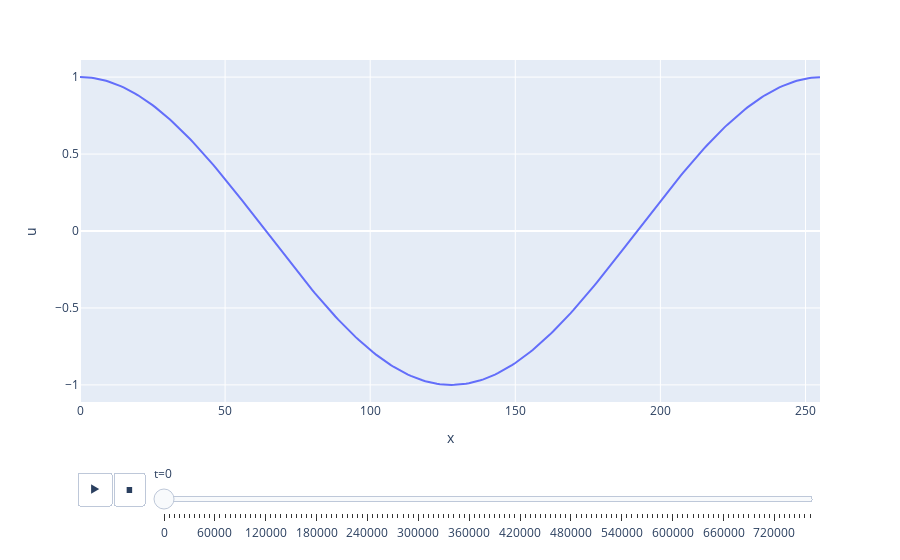

Source (notebook cell):
### Code cell
import plotly.express as px
import pandas as pd


df = pd.read_csv('output.txt')
# print(df)

fig = px.line(df,
                 x="x",
                 y="u",
            animation_frame="t"
)
fig.show()

### Figure 1 — Plotly figure (JSON) as saved in the notebook; plotly's stock layout.template omitted (floating-point values rounded to 4 significant figures; data arrays with more than 128 entries replaced by an {"elided": "..."} marker saying what was removed)
{"data": [{"hovertemplate": "t=0<br>x=%{x}<br>u=%{y}<extra></extra>", "legendgroup": "", "line": {"color": "#636efa", "dash": "solid"}, "marker": {"symbol": "circle"}, "mode": "lines", "name": "", "orientation": "v", "showlegend": false, "type": "scatter", "x": {"elided": "256 int values"}, "xaxis": "x", "y": {"elided": "256 float values"}, "yaxis": "y"}], "layout": {"autosize": true, "legend": {"tracegroupgap": 0}, "margin": {"t": 60}, "sliders": [{"active": 0, "currentvalue": {"prefix": "t="}, "len": 0.9, "pad": {"b": 10, "t": 60}, "steps": [{"args": [["0"], {"frame": {"duration": 0, "redraw": false}, "fromcurrent": true, "mode": "immediate", "transition": {"duration": 0, "easing": "linear"}}], "label": "0", "method": "animate"}, {"args": [["6000"], {"frame": {"duration": 0, "redraw": false}, "fromcurrent": true, "mode": "immediate", "transition": {"duration": 0, "easing": "linear"}}], "label": "6000", "method": "animate"}, {"args": [["12000"], {"frame": {"duration": 0, "redraw": false}, "fromcurrent": true, "mode": "immediate", "transition": {"duration": 0, "easing": "linear"}}], "label": "12000", "method": "animate"}, {"args": [["18000"], {"frame": {"duration": 0, "redraw": false}, "fromcurrent": true, "mode": "immediate", "transition": {"duration": 0, "easing": "linear"}}], "label": "18000", "method": "animate"}, {"args": [["24000"], {"frame": {"duration": 0, "redraw": false}, "fromcurrent": true, "mode": "immediate", "transition": {"duration": 0, "easing": "linear"}}], "label": "24000", "method": "animate"}, {"args": [["30000"], {"frame": {"duration": 0, "redraw": false}, "fromcurrent": true, "mode": "immediate", "transition": {"duration": 0, "easing": "linear"}}], "label": "30000", "method": "animate"}, {"args": [["36000"], {"frame": {"duration": 0, "redraw": false}, "fromcurrent": true, "mode": "immediate", "transition": {"duration": 0, "easing": "linear"}}], "label": "36000", "method": "animate"}, {"args": [["42000"], {"frame": {"duration": 0, "redraw": false}, "fromcurrent": true, "mode": "immediate", "transition": {"duration": 0, "easing": "linear"}}], "label": "42000", "method": "animate"}, {"args": [["48000"], {"frame": {"duration": 0, "redraw": false}, "fromcurrent": true, "mode": "immediate", "transition": {"duration": 0, "easing": "linear"}}], "label": "48000", "method": "animate"}, {"args": [["54000"], {"frame": {"duration": 0, "redraw": false}, "fromcurrent": true, "mode": "immediate", "transition": {"duration": 0, "easing": "linear"}}], "label": "54000", "method": "animate"}, {"args": [["60000"], {"frame": {"duration": 0, "redraw": false}, "fromcurrent": true, "mode": "immediate", "transition": {"duration": 0, "easing": "linear"}}], "label": "60000", "method": "animate"}, {"args": [["66000"], {"frame": {"duration": 0, "redraw": false}, "fromcurrent": true, "mode": "immediate", "transition": {"duration": 0, "easing": "linear"}}], "label": "66000", "method": "animate"}, {"args": [["72000"], {"frame": {"duration": 0, "redraw": false}, "fromcurrent": true, "mode": "immediate", "transition": {"duration": 0, "easing": "linear"}}], "label": "72000", "method": "animate"}, {"args": [["78000"], {"frame": {"duration": 0, "redraw": false}, "fromcurrent": true, "mode": "immediate", "transition": {"duration": 0, "easing": "linear"}}], "label": "78000", "method": "animate"}, {"args": [["84000"], {"frame": {"duration": 0, "redraw": false}, "fromcurrent": true, "mode": "immediate", "transition": {"duration": 0, "easing": "linear"}}], "label": "84000", "method": "animate"}, {"args": [["90000"], {"frame": {"duration": 0, "redraw": false}, "fromcurrent": true, "mode": "immediate", "transition": {"duration": 0, "easing": "linear"}}], "label": "90000", "method": "animate"}, {"args": [["96000"], {"frame": {"duration": 0, "redraw": false}, "fromcurrent": true, "mode": "immediate", "transition": {"duration": 0, "easing": "linear"}}], "label": "96000", "method": "animate"}, {"args": [["102000"], {"frame": {"duration": 0, "redraw": false}, "fromcurrent": true, "mode": "immediate", "transition": {"duration": 0, "easing": "linear"}}], "label": "102000", "method": "animate"}, {"args": [["108000"], {"frame": {"duration": 0, "redraw": false}, "fromcurrent": true, "mode": "immediate", "transition": {"duration": 0, "easing": "linear"}}], "label": "108000", "method": "animate"}, {"args": [["114000"], {"frame": {"duration": 0, "redraw": false}, "fromcurrent": true, "mode": "immediate", "transition": {"duration": 0, "easing": "linear"}}], "label": "114000", "method": "animate"}, {"args": [["120000"], {"frame": {"duration": 0, "redraw": false}, "fromcurrent": true, "mode": "immediate", "transition": {"duration": 0, "easing": "linear"}}], "label": "120000", "method": "animate"}, {"args": [["126000"], {"frame": {"duration": 0, "redraw": false}, "fromcurrent": true, "mode": "immediate", "transition": {"duration": 0, "easing": "linear"}}], "label": "126000", "method": "animate"}, {"args": [["132000"], {"frame": {"duration": 0, "redraw": false}, "fromcurrent": true, "mode": "immediate", "transition": {"duration": 0, "easing": "linear"}}], "label": "132000", "method": "animate"}, {"args": [["138000"], {"frame": {"duration": 0, "redraw": false}, "fromcurrent": true, "mode": "immediate", "transition": {"duration": 0, "easing": "linear"}}], "label": "138000", "method": "animate"}, {"args": [["144000"], {"frame": {"duration": 0, "redraw": false}, "fromcurrent": true, "mode": "immediate", "transition": {"duration": 0, "easing": "linear"}}], "label": "144000", "method": "animate"}, {"args": [["150000"], {"frame": {"duration": 0, "redraw": false}, "fromcurrent": true, "mode": "immediate", "transition": {"duration": 0, "easing": "linear"}}], "label": "150000", "method": "animate"}, {"args": [["156000"], {"frame": {"duration": 0, "redraw": false}, "fromcurrent": true, "mode": "immediate", "transition": {"duration": 0, "easing": "linear"}}], "label": "156000", "method": "animate"}, {"args": [["162000"], {"frame": {"duration": 0, "redraw": false}, "fromcurrent": true, "mode": "immediate", "transition": {"duration": 0, "easing": "linear"}}], "label": "162000", "method": "animate"}, {"args": [["168000"], {"frame": {"duration": 0, "redraw": false}, "fromcurrent": true, "mode": "immediate", "transition": {"duration": 0, "easing": "linear"}}], "label": "168000", "method": "animate"}, {"args": [["174000"], {"frame": {"duration": 0, "redraw": false}, "fromcurrent": true, "mode": "immediate", "transition": {"duration": 0, "easing": "linear"}}], "label": "174000", "method": "animate"}, {"args": [["180000"], {"frame": {"duration": 0, "redraw": false}, "fromcurrent": true, "mode": "immediate", "transition": {"duration": 0, "easing": "linear"}}], "label": "180000", "method": "animate"}, {"args": [["186000"], {"frame": {"duration": 0, "redraw": false}, "fromcurrent": true, "mode": "immediate", "transition": {"duration": 0, "easing": "linear"}}], "label": "186000", "method": "animate"}, {"args": [["192000"], {"frame": {"duration": 0, "redraw": false}, "fromcurrent": true, "mode": "immediate", "transition": {"duration": 0, "easing": "linear"}}], "label": "192000", "method": "animate"}, {"args": [["198000"], {"frame": {"duration": 0, "redraw": false}, "fromcurrent": true, "mode": "immediate", "transition": {"duration": 0, "easing": "linear"}}], "label": "198000", "method": "animate"}, {"args": [["204000"], {"frame": {"duration": 0, "redraw": false}, "fromcurrent": true, "mode": "immediate", "transition": {"duration": 0, "easing": "linear"}}], "label": "204000", "method": "animate"}, {"args": [["210000"], {"frame": {"duration": 0, "redraw": false}, "fromcurrent": true, "mode": "immediate", "transition": {"duration": 0, "easing": "linear"}}], "label": "210000", "method": "animate"}, {"args": [["216000"], {"frame": {"duration": 0, "redraw": false}, "fromcurrent": true, "mode": "immediate", "transition": {"duration": 0, "easing": "linear"}}], "label": "216000", "method": "animate"}, {"args": [["222000"], {"frame": {"duration": 0, "redraw": false}, "fromcurrent": true, "mode": "immediate", "transition": {"duration": 0, "easing": "linear"}}], "label": "222000", "method": "animate"}, {"args": [["228000"], {"frame": {"duration": 0, "redraw": false}, "fromcurrent": true, "mode": "immediate", "transition": {"duration": 0, "easing": "linear"}}], "label": "228000", "method": "animate"}, {"args": [["234000"], {"frame": {"duration": 0, "redraw": false}, "fromcurrent": true, "mode": "immediate", "transition": {"duration": 0, "easing": "linear"}}], "label": "234000", "method": "animate"}, {"args": [["240000"], {"frame": {"duration": 0, "redraw": false}, "fromcurrent": true, "mode": "immediate", "transition": {"duration": 0, "easing": "linear"}}], "label": "240000", "method": "animate"}, {"args": [["246000"], {"frame": {"duration": 0, "redraw": false}, "fromcurrent": true, "mode": "immediate", "transition": {"duration": 0, "easing": "linear"}}], "label": "246000", "method": "animate"}, {"args": [["252000"], {"frame": {"duration": 0, "redraw": false}, "fromcurrent": true, "mode": "immediate", "transition": {"duration": 0, "easing": "linear"}}], "label": "252000", "method": "animate"}, {"args": [["258000"], {"frame": {"duration": 0, "redraw": false}, "fromcurrent": true, "mode": "immediate", "transition": {"duration": 0, "easing": "linear"}}], "label": "258000", "method": "animate"}, {"args": [["264000"], {"frame": {"duration": 0, "redraw": false}, "fromcurrent": true, "mode": "immediate", "transition": {"duration": 0, "easing": "linear"}}], "label": "264000", "method": "animate"}, {"args": [["270000"], {"frame": {"duration": 0, "redraw": false}, "fromcurrent": true, "mode": "immediate", "transition": {"duration": 0, "easing": "linear"}}], "label": "270000", "method": "animate"}, {"args": [["276000"], {"frame": {"duration": 0, "redraw": false}, "fromcurrent": true, "mode": "immediate", "transition": {"duration": 0, "easing": "linear"}}], "label": "276000", "method": "animate"}, {"args": [["282000"], {"frame": {"duration": 0, "redraw": false}, "fromcurrent": true, "mode": "immediate", "transition": {"duration": 0, "easing": "linear"}}], "label": "282000", "method": "animate"}, {"args": [["288000"], {"frame": {"duration": 0, "redraw": false}, "fromcurrent": true, "mode": "immediate", "transition": {"duration": 0, "easing": "linear"}}], "label": "288000", "method": "animate"}, {"args": [["294000"], {"frame": {"duration": 0, "redraw": false}, "fromcurrent": true, "mode": "immediate", "transition": {"duration": 0, "easing": "linear"}}], "label": "294000", "method": "animate"}, {"args": [["300000"], {"frame": {"duration": 0, "redraw": false}, "fromcurrent": true, "mode": "immediate", "transition": {"duration": 0, "easing": "linear"}}], "label": "300000", "method": "animate"}, {"args": [["306000"], {"frame": {"duration": 0, "redraw": false}, "fromcurrent": true, "mode": "immediate", "transition": {"duration": 0, "easing": "linear"}}], "label": "306000", "method": "animate"}, {"args": [["312000"], {"frame": {"duration": 0, "redraw": false}, "fromcurrent": true, "mode": "immediate", "transition": {"duration": 0, "easing": "linear"}}], "label": "312000", "method": "animate"}, {"args": [["318000"], {"frame": {"duration": 0, "redraw": false}, "fromcurrent": true, "mode": "immediate", "transition": {"duration": 0, "easing": "linear"}}], "label": "318000", "method": "animate"}, {"args": [["324000"], {"frame": {"duration": 0, "redraw": false}, "fromcurrent": true, "mode": "immediate", "transition": {"duration": 0, "easing": "linear"}}], "label": "324000", "method": "animate"}, {"args": [["330000"], {"frame": {"duration": 0, "redraw": false}, "fromcurrent": true, "mode": "immediate", "transition": {"duration": 0, "easing": "linear"}}], "label": "330000", "method": "animate"}, {"args": [["336000"], {"frame": {"duration": 0, "redraw": false}, "fromcurrent": true, "mode": "immediate", "transition": {"duration": 0, "easing": "linear"}}], "label": "336000", "method": "animate"}, {"args": [["342000"], {"frame": {"duration": 0, "redraw": false}, "fromcurrent": true, "mode": "immediate", "transition": {"duration": 0, "easing": "linear"}}], "label": "342000", "method": "animate"}, {"args": [["348000"], {"frame": {"duration": 0, "redraw": false}, "fromcurrent": true, "mode": "immediate", "transition": {"duration": 0, "easing": "linear"}}], "label": "348000", "method": "animate"}, {"args": [["354000"], {"frame": {"duration": 0, "redraw": false}, "fromcurrent": true, "mode": "immediate", "transition": {"duration": 0, "easing": "linear"}}], "label": "354000", "method": "animate"}, {"args": [["360000"], {"frame": {"duration": 0, "redraw": false}, "fromcurrent": true, "mode": "immediate", "transition": {"duration": 0, "easing": "linear"}}], "label": "360000", "method": "animate"}, {"args": [["366000"], {"frame": {"duration": 0, "redraw": false}, "fromcurrent": true, "mode": "immediate", "transition": {"duration": 0, "easing": "linear"}}], "label": "366000", "method": "animate"}, {"args": [["372000"], {"frame": {"duration": 0, "redraw": false}, "fromcurrent": true, "mode": "immediate", "transition": {"duration": 0, "easing": "linear"}}], "label": "372000", "method": "animate"}, {"args": [["378000"], {"frame": {"duration": 0, "redraw": false}, "fromcurrent": true, "mode": "immediate", "transition": {"duration": 0, "easing": "linear"}}], "label": "378000", "method": "animate"}, {"args": [["384000"], {"frame": {"duration": 0, "redraw": false}, "fromcurrent": true, "mode": "immediate", "transition": {"duration": 0, "easing": "linear"}}], "label": "384000", "method": "animate"}, {"args": [["390000"], {"frame": {"duration": 0, "redraw": false}, "fromcurrent": true, "mode": "immediate", "transition": {"duration": 0, "easing": "linear"}}], "label": "390000", "method": "animate"}, {"args": [["396000"], {"frame": {"duration": 0, "redraw": false}, "fromcurrent": true, "mode": "immediate", "transition": {"duration": 0, "easing": "linear"}}], "label": "396000", "method": "animate"}, {"args": [["402000"], {"frame": {"duration": 0, "redraw": false}, "fromcurrent": true, "mode": "immediate", "transition": {"duration": 0, "easing": "linear"}}], "label": "402000", "method": "animate"}, {"args": [["408000"], {"frame": {"duration": 0, "redraw": false}, "fromcurrent": true, "mode": "immediate", "transition": {"duration": 0, "easing": "linear"}}], "label": "408000", "method": "animate"}, {"args": [["414000"], {"frame": {"duration": 0, "redraw": false}, "fromcurrent": true, "mode": "immediate", "transition": {"duration": 0, "easing": "linear"}}], "label": "414000", "method": "animate"}, {"args": [["420000"], {"frame": {"duration": 0, "redraw": false}, "fromcurrent": true, "mode": "immediate", "transition": {"duration": 0, "easing": "linear"}}], "label": "420000", "method": "animate"}, {"args": [["426000"], {"frame": {"duration": 0, "redraw": false}, "fromcurrent": true, "mode": "immediate", "transition": {"duration": 0, "easing": "linear"}}], "label": "426000", "method": "animate"}, {"args": [["432000"], {"frame": {"duration": 0, "redraw": false}, "fromcurrent": true, "mode": "immediate", "transition": {"duration": 0, "easing": "linear"}}], "label": "432000", "method": "animate"}, {"args": [["438000"], {"frame": {"duration": 0, "redraw": false}, "fromcurrent": true, "mode": "immediate", "transition": {"duration": 0, "easing": "linear"}}], "label": "438000", "method": "animate"}, {"args": [["444000"], {"frame": {"duration": 0, "redraw": false}, "fromcurrent": true, "mode": "immediate", "transition": {"duration": 0, "easing": "linear"}}], "label": "444000", "method": "animate"}, {"args": [["450000"], {"frame": {"duration": 0, "redraw": false}, "fromcurrent": true, "mode": "immediate", "transition": {"duration": 0, "easing": "linear"}}], "label": "450000", "method": "animate"}, {"args": [["456000"], {"frame": {"duration": 0, "redraw": false}, "fromcurrent": true, "mode": "immediate", "transition": {"duration": 0, "easing": "linear"}}], "label": "456000", "method": "animate"}, {"args": [["462000"], {"frame": {"duration": 0, "redraw": false}, "fromcurrent": true, "mode": "immediate", "transition": {"duration": 0, "easing": "linear"}}], "label": "462000", "method": "animate"}, {"args": [["468000"], {"frame": {"duration": 0, "redraw": false}, "fromcurrent": true, "mode": "immediate", "transition": {"duration": 0, "easing": "linear"}}], "label": "468000", "method": "animate"}, {"args": [["474000"], {"frame": {"duration": 0, "redraw": false}, "fromcurrent": true, "mode": "immediate", "transition": {"duration": 0, "easing": "linear"}}], "label": "474000", "method": "animate"}, {"args": [["480000"], {"frame": {"duration": 0, "redraw": false}, "fromcurrent": true, "mode": "immediate", "transition": {"duration": 0, "easing": "linear"}}], "label": "480000", "method": "animate"}, {"args": [["486000"], {"frame": {"duration": 0, "redraw": false}, "fromcurrent": true, "mode": "immediate", "transition": {"duration": 0, "easing": "linear"}}], "label": "486000", "method": "animate"}, {"args": [["492000"], {"frame": {"duration": 0, "redraw": false}, "fromcurrent": true, "mode": "immediate", "transition": {"duration": 0, "easing": "linear"}}], "label": "492000", "method": "animate"}, {"args": [["498000"], {"frame": {"duration": 0, "redraw": false}, "fromcurrent": true, "mode": "immediate", "transition": {"duration": 0, "easing": "linear"}}], "label": "498000", "method": "animate"}, {"args": [["504000"], {"frame": {"duration": 0, "redraw": false}, "fromcurrent": true, "mode": "immediate", "transition": {"duration": 0, "easing": "linear"}}], "label": "504000", "method": "animate"}, {"args": [["510000"], {"frame": {"duration": 0, "redraw": false}, "fromcurrent": true, "mode": "immediate", "transition": {"duration": 0, "easing": "linear"}}], "label": "510000", "method": "animate"}, {"args": [["516000"], {"frame": {"duration": 0, "redraw": false}, "fromcurrent": true, "mode": "immediate", "transition": {"duration": 0, "easing": "linear"}}], "label": "516000", "method": "animate"}, {"args": [["522000"], {"frame": {"duration": 0, "redraw": false}, "fromcurrent": true, "mode": "immediate", "transition": {"duration": 0, "easing": "linear"}}], "label": "522000", "method": "animate"}, {"args": [["528000"], {"frame": {"duration": 0, "redraw": false}, "fromcurrent": true, "mode": "immediate", "transition": {"duration": 0, "easing": "linear"}}], "label": "528000", "method": "animate"}, {"args": [["534000"], {"frame": {"duration": 0, "redraw": false}, "fromcurrent": true, "mode": "immediate", "transition": {"duration": 0, "easing": "linear"}}], "label": "534000", "method": "animate"}, {"args": [["540000"], {"frame": {"duration": 0, "redraw": false}, "fromcurrent": true, "mode": "immediate", "transition": {"duration": 0, "easing": "linear"}}], "label": "540000", "method": "animate"}, {"args": [["546000"], {"frame": {"duration": 0, "redraw": false}, "fromcurrent": true, "mode": "immediate", "transition": {"duration": 0, "easing": "linear"}}], "label": "546000", "method": "animate"}, {"args": [["552000"], {"frame": {"duration": 0, "redraw": false}, "fromcurrent": true, "mode": "immediate", "transition": {"duration": 0, "easing": "linear"}}], "label": "552000", "method": "animate"}, {"args": [["558000"], {"frame": {"duration": 0, "redraw": false}, "fromcurrent": true, "mode": "immediate", "transition": {"duration": 0, "easing": "linear"}}], "label": "558000", "method": "animate"}, {"args": [["564000"], {"frame": {"duration": 0, "redraw": false}, "fromcurrent": true, "mode": "immediate", "transition": {"duration": 0, "easing": "linear"}}], "label": "564000", "method": "animate"}, {"args": [["570000"], {"frame": {"duration": 0, "redraw": false}, "fromcurrent": true, "mode": "immediate", "transition": {"duration": 0, "easing": "linear"}}], "label": "570000", "method": "animate"}, {"args": [["576000"], {"frame": {"duration": 0, "redraw": false}, "fromcurrent": true, "mode": "immediate", "transition": {"duration": 0, "easing": "linear"}}], "label": "576000", "method": "animate"}, {"args": [["582000"], {"frame": {"duration": 0, "redraw": false}, "fromcurrent": true, "mode": "immediate", "transition": {"duration": 0, "easing": "linear"}}], "label": "582000", "method": "animate"}, {"args": [["588000"], {"frame": {"duration": 0, "redraw": false}, "fromcurrent": true, "mode": "immediate", "transition": {"duration": 0, "easing": "linear"}}], "label": "588000", "method": "animate"}, {"args": [["594000"], {"frame": {"duration": 0, "redraw": false}, "fromcurrent": true, "mode": "immediate", "transition": {"duration": 0, "easing": "linear"}}], "label": "594000", "method": "animate"}, {"args": [["600000"], {"frame": {"duration": 0, "redraw": false}, "fromcurrent": true, "mode": "immediate", "transition": {"duration": 0, "easing": "linear"}}], "label": "600000", "method": "animate"}, {"args": [["606000"], {"frame": {"duration": 0, "redraw": false}, "fromcurrent": true, "mode": "immediate", "transition": {"duration": 0, "easing": "linear"}}], "label": "606000", "method": "animate"}, {"args": [["612000"], {"frame": {"duration": 0, "redraw": false}, "fromcurrent": true, "mode": "immediate", "transition": {"duration": 0, "easing": "linear"}}], "label": "612000", "method": "animate"}, {"args": [["618000"], {"frame": {"duration": 0, "redraw": false}, "fromcurrent": true, "mode": "immediate", "transition": {"duration": 0, "easing": "linear"}}], "label": "618000", "method": "animate"}, {"args": [["624000"], {"frame": {"duration": 0, "redraw": false}, "fromcurrent": true, "mode": "immediate", "transition": {"duration": 0, "easing": "linear"}}], "label": "624000", "method": "animate"}, {"args": [["630000"], {"frame": {"duration": 0, "redraw": false}, "fromcurrent": true, "mode": "immediate", "transition": {"duration": 0, "easing": "linear"}}], "label": "630000", "method": "animate"}, {"args": [["636000"], {"frame": {"duration": 0, "redraw": false}, "fromcurrent": true, "mode": "immediate", "transition": {"duration": 0, "easing": "linear"}}], "label": "636000", "method": "animate"}, {"args": [["642000"], {"frame": {"duration": 0, "redraw": false}, "fromcurrent": true, "mode": "immediate", "transition": {"duration": 0, "easing": "linear"}}], "label": "642000", "method": "animate"}, {"args": [["648000"], {"frame": {"duration": 0, "redraw": false}, "fromcurrent": true, "mode": "immediate", "transition": {"duration": 0, "easing": "linear"}}], "label": "648000", "method": "animate"}, {"args": [["654000"], {"frame": {"duration": 0, "redraw": false}, "fromcurrent": true, "mode": "immediate", "transition": {"duration": 0, "easing": "linear"}}], "label": "654000", "method": "animate"}, {"args": [["660000"], {"frame": {"duration": 0, "redraw": false}, "fromcurrent": true, "mode": "immediate", "transition": {"duration": 0, "easing": "linear"}}], "label": "660000", "method": "animate"}, {"args": [["666000"], {"frame": {"duration": 0, "redraw": false}, "fromcurrent": true, "mode": "immediate", "transition": {"duration": 0, "easing": "linear"}}], "label": "666000", "method": "animate"}, {"args": [["672000"], {"frame": {"duration": 0, "redraw": false}, "fromcurrent": true, "mode": "immediate", "transition": {"duration": 0, "easing": "linear"}}], "label": "672000", "method": "animate"}, {"args": [["678000"], {"frame": {"duration": 0, "redraw": false}, "fromcurrent": true, "mode": "immediate", "transition": {"duration": 0, "easing": "linear"}}], "label": "678000", "method": "animate"}, {"args": [["684000"], {"frame": {"duration": 0, "redraw": false}, "fromcurrent": true, "mode": "immediate", "transition": {"duration": 0, "easing": "linear"}}], "label": "684000", "method": "animate"}, {"args": [["690000"], {"frame": {"duration": 0, "redraw": false}, "fromcurrent": true, "mode": "immediate", "transition": {"duration": 0, "easing": "linear"}}], "label": "690000", "method": "animate"}, {"args": [["696000"], {"frame": {"duration": 0, "redraw": false}, "fromcurrent": true, "mode": "immediate", "transition": {"duration": 0, "easing": "linear"}}], "label": "696000", "method": "animate"}, {"args": [["702000"], {"frame": {"duration": 0, "redraw": false}, "fromcurrent": true, "mode": "immediate", "transition": {"duration": 0, "easing": "linear"}}], "label": "702000", "method": "animate"}, {"args": [["708000"], {"frame": {"duration": 0, "redraw": false}, "fromcurrent": true, "mode": "immediate", "transition": {"duration": 0, "easing": "linear"}}], "label": "708000", "method": "animate"}, {"args": [["714000"], {"frame": {"duration": 0, "redraw": false}, "fromcurrent": true, "mode": "immediate", "transition": {"duration": 0, "easing": "linear"}}], "label": "714000", "method": "animate"}, {"args": [["720000"], {"frame": {"duration": 0, "redraw": false}, "fromcurrent": true, "mode": "immediate", "transition": {"duration": 0, "easing": "linear"}}], "label": "720000", "method": "animate"}, {"args": [["726000"], {"frame": {"duration": 0, "redraw": false}, "fromcurrent": true, "mode": "immediate", "transition": {"duration": 0, "easing": "linear"}}], "label": "726000", "method": "animate"}, {"args": [["732000"], {"frame": {"duration": 0, "redraw": false}, "fromcurrent": true, "mode": "immediate", "transition": {"duration": 0, "easing": "linear"}}], "label": "732000", "method": "animate"}, {"args": [["738000"], {"frame": {"duration": 0, "redraw": false}, "fromcurrent": true, "mode": "immediate", "transition": {"duration": 0, "easing": "linear"}}], "label": "738000", "method": "animate"}, {"args": [["744000"], {"frame": {"duration": 0, "redraw": false}, "fromcurrent": true, "mode": "immediate", "transition": {"duration": 0, "easing": "linear"}}], "label": "744000", "method": "animate"}, {"args": [["750000"], {"frame": {"duration": 0, "redraw": false}, "fromcurrent": true, "mode": "immediate", "transition": {"duration": 0, "easing": "linear"}}], "label": "750000", "method": "animate"}, {"args": [["756000"], {"frame": {"duration": 0, "redraw": false}, "fromcurrent": true, "mode": "immediate", "transition": {"duration": 0, "easing": "linear"}}], "label": "756000", "method": "animate"}, {"args": [["762000"], {"frame": {"duration": 0, "redraw": false}, "fromcurrent": true, "mode": "immediate", "transition": {"duration": 0, "easing": "linear"}}], "label": "762000", "method": "animate"}], "x": 0.1, "xanchor": "left", "y": 0, "yanchor": "top"}], "updatemenus": [{"buttons": [{"args": [null, {"frame": {"duration": 500, "redraw": false}, "fromcurrent": true, "mode": "immediate", "transition": {"duration": 500, "easing": "linear"}}], "label": "&#9654;", "method": "animate"}, {"args": [[null], {"frame": {"duration": 0, "redraw": false}, "fromcurrent": true, "mode": "immediate", "transition": {"duration": 0, "easing": "linear"}}], "label": "&#9724;", "method": "animate"}], "direction": "left", "pad": {"r": 10, "t": 70}, "showactive": false, "type": "buttons", "x": 0.1, "xanchor": "right", "y": 0, "yanchor": "top"}], "xaxis": {"anchor": "y", "autorange": true, "domain": [0, 1], "range": [0, 255], "title": {"text": "x"}, "type": "linear"}, "yaxis": {"anchor": "x", "autorange": true, "domain": [0, 1], "range": [-1.111, 1.111], "title": {"text": "u"}, "type": "linear"}}}
